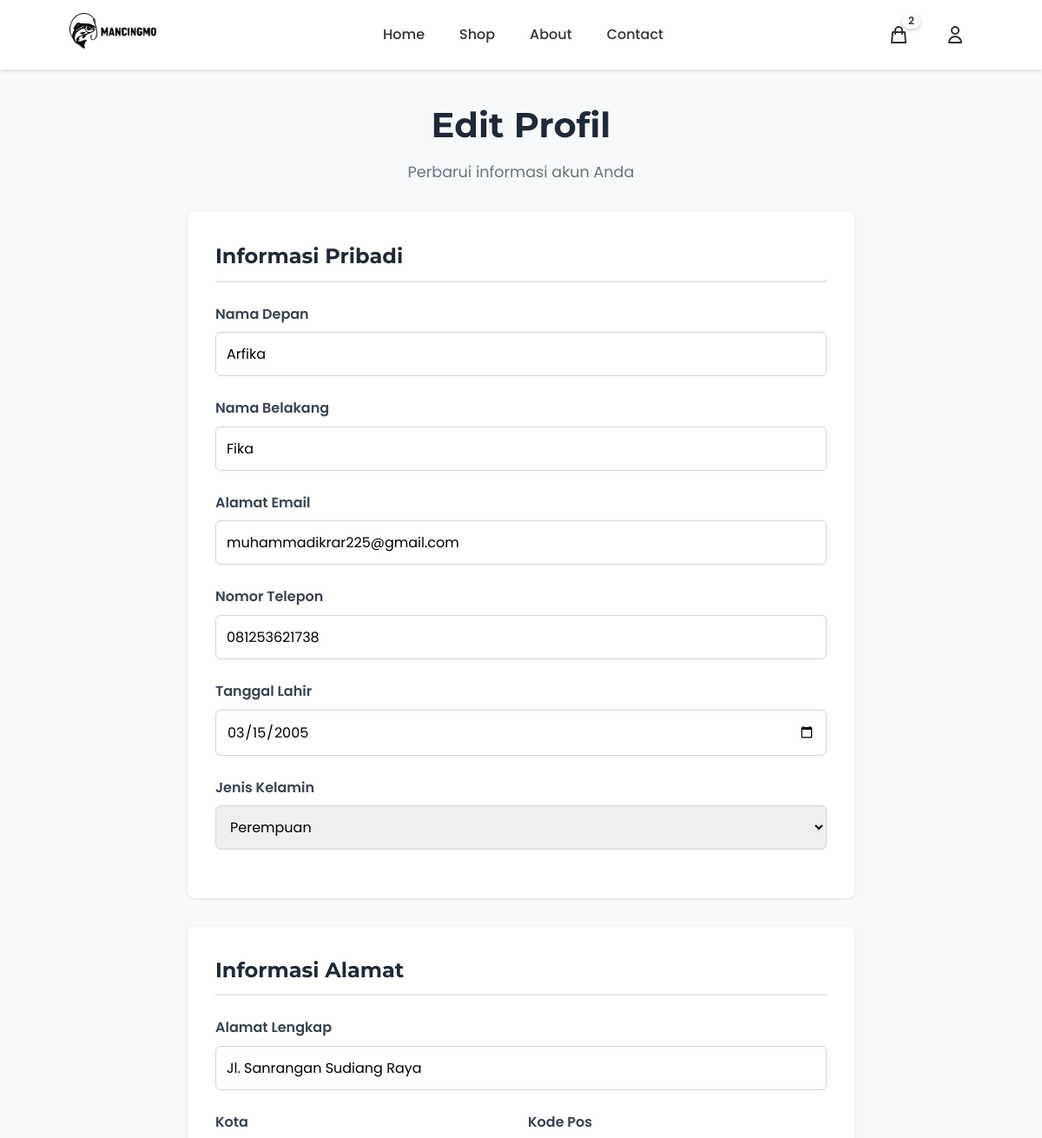
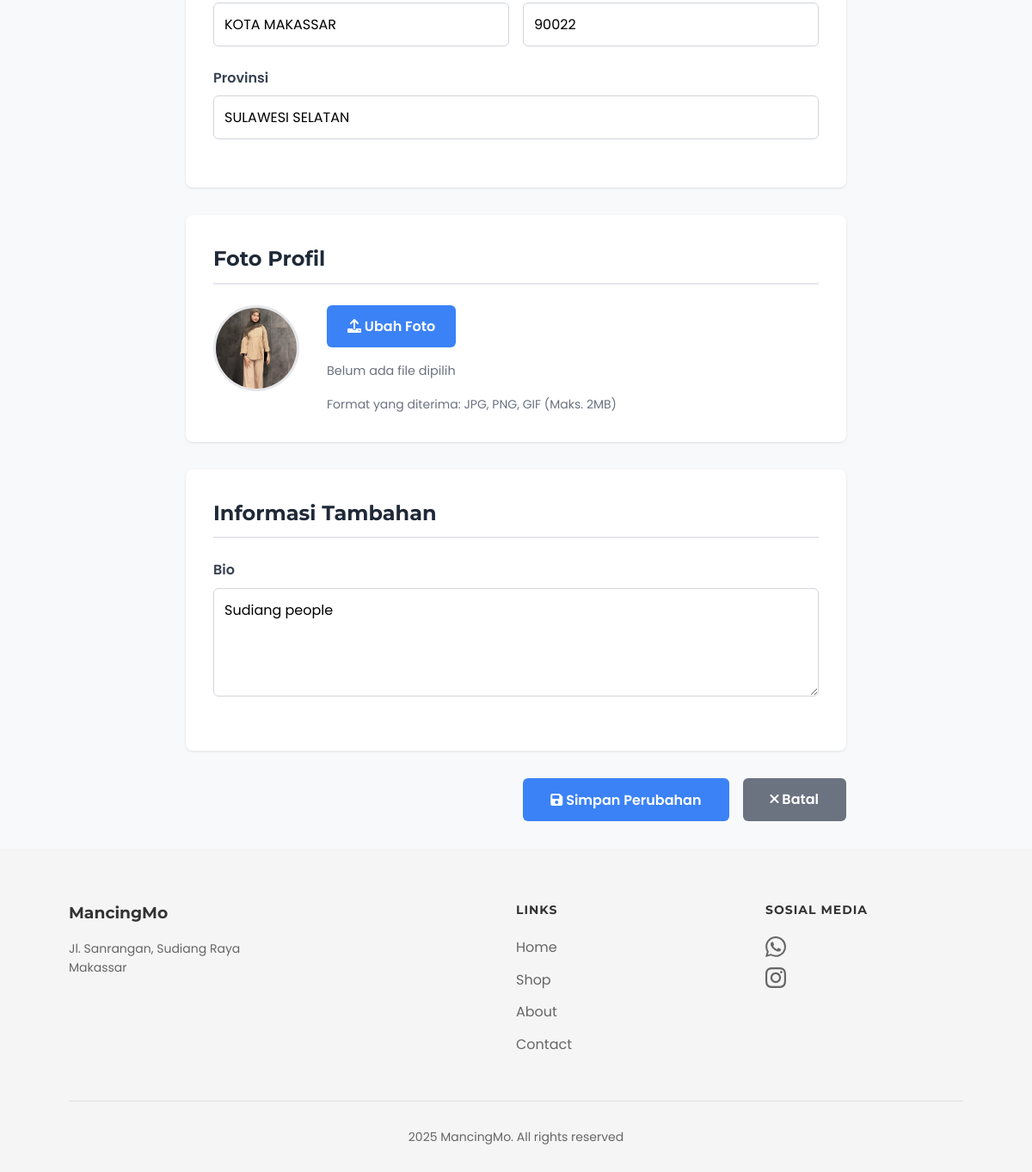
Page /profile/edit/ (signed in) on the committed database (2 pictures, top to bottom).
### products/models.py (models this page shows, shortened)
class Cart(models.Model):
    user = models.OneToOneField(User, on_delete=models.CASCADE, related_name='cart', verbose_name="Pengguna")
    created_at = models.DateTimeField(auto_now_add=True, verbose_name="Dibuat Pada")
    updated_at = models.DateTimeField(auto_now=True, verbose_name="Diperbarui Pada")
    class Meta:
        verbose_name = "Keranjang"
        verbose_name_plural = "Keranjang"
        app_label = 'products'
    @property
    def unique_items_count(self):
        return self.items.count()
    def get_unique_items_count(self):
        return self.unique_items_count

class UserProfile(models.Model):
    GENDER_CHOICES = [
        ('L', 'Laki-laki'),
        ('P', 'Perempuan'),
    ]
    user = models.OneToOneField(User, on_delete=models.CASCADE, related_name='profile', verbose_name="Pengguna")
    photo = models.ImageField(upload_to='profiles/', blank=True, null=True, verbose_name="Foto Profile")
    phone = models.CharField(max_length=20, blank=True, verbose_name="Nomor Telepon")
    whatsapp = models.CharField(max_length=20, blank=True, verbose_name="Nomor WhatsApp")
    birth_date = models.DateField(blank=True, null=True, verbose_name="Tanggal Lahir")
    gender = models.CharField(max_length=1, choices=GENDER_CHOICES, blank=True, verbose_name="Jenis Kelamin")
    address = models.TextField(blank=True, verbose_name="Alamat Lengkap")
    province = models.CharField(max_length=100, blank=True, verbose_name="Provinsi")
    city = models.CharField(max_length=100, blank=True, verbose_name="Kota/Kabupaten")
    district = models.CharField(max_length=100, blank=True, verbose_name="Kecamatan")
    postal_code = models.CharField(max_length=10, blank=True, verbose_name="Kode Pos")
    bio = models.TextField(blank=True, verbose_name="Bio/Deskripsi")
    created_at = models.DateTimeField(auto_now_add=True, verbose_name="Dibuat Pada")
    updated_at = models.DateTimeField(auto_now=True, verbose_name="Diperbarui Pada")
    class Meta:
        verbose_name = "Profile Pengguna"
        verbose_name_plural = "Profile Pengguna"
        app_label = 'products'

### products/views.py (the view, shortened to what this page needs)
# urls.py: path('profile/edit/', views.edit_profile, name='edit_profile'),
@login_required
def edit_profile(request):
    user_profile, created = UserProfile.objects.get_or_create(user=request.user)
    context = {
        'profile': user_profile,
    }
    return render(request, 'registration/edit_profile.html', context)

### templates/registration/edit_profile.html (shortened to what this page needs)
{% extends 'base.html' %}
{% load static %}
{% block content %}
<div class="profile-container">
    <div class="profile-header">
        <h1>Edit Profil</h1>
        <p>Perbarui informasi akun Anda</p>
    </div>
    <div class="profile-content">
        <form method="POST" enctype="multipart/form-data" class="profile-form">
            <div class="form-section">
                <h2>Informasi Pribadi</h2>
                <div class="form-group">
                    <label for="first_name">Nama Depan</label>
                    <input type="text" id="first_name" name="first_name" value="{{ user.first_name }}" class="form-input" required>
                </div>
                <div class="form-group">
                    <label for="last_name">Nama Belakang</label>
                    <input type="text" id="last_name" name="last_name" value="{{ user.last_name }}" class="form-input">
                </div>
                <div class="form-group">
                    <label for="email">Alamat Email</label>
                    <input type="email" id="email" name="email" value="{{ user.email }}" class="form-input" required>
                </div>
                <div class="form-group">
                    <label for="phone">Nomor Telepon</label>
                    <input type="tel" id="phone" name="phone" value="{{ profile.phone }}" class="form-input" placeholder="Contoh: 081234567890">
                </div>
                <div class="form-group">
                    <label for="birth_date">Tanggal Lahir</label>
                    <input type="date" id="birth_date" name="birth_date" value="{% if profile.birth_date %}{{ profile.birth_date|date:'Y-m-d' }}{% endif %}" class="form-input">
                </div>
                <div class="form-group">
                    <label for="gender">Jenis Kelamin</label>
                    <select id="gender" name="gender" class="form-input">
                        <option value="P" {% if profile.gender == 'P' %}selected{% endif %}>Perempuan</option>
                    </select>
                </div>
            </div>
            <div class="form-section">
                <h2>Informasi Alamat</h2>
                <div class="form-group">
                    <label for="address">Alamat Lengkap</label>
                    <input type="text" id="address" name="address" value="{{ profile.address }}" class="form-input" placeholder="Jl. Contoh No. 123">
                </div>
                <div class="form-row">
                    <div class="form-group">
                        <label for="city">Kota</label>
                        <input type="text" id="city" name="city" value="{{ profile.city }}" class="form-input" placeholder="Contoh: Makassar">
                    </div>
                    <div class="form-group">
                        <label for="postal_code">Kode Pos</label>
                        <input type="text" id="postal_code" name="postal_code" value="{{ profile.postal_code }}" class="form-input" placeholder="Contoh: 90222">
                    </div>
                </div>
                <div class="form-group">
                    <label for="province">Provinsi</label>
                    <input type="text" id="province" name="province" value="{{ profile.province }}" class="form-input" placeholder="Contoh: Sulawesi Selatan">
                </div>
            </div>
            <div class="form-section">
                <h2>Foto Profil</h2>
                <div class="profile-picture-section">
                    <div class="current-photo">
                        {% if profile.photo %}
                            <img src="{{ profile.photo.url }}" alt="Foto Profil Saat Ini" class="profile-photo">
                        {% else %}
                            <div class="default-photo">
                                <i class="fas fa-user"></i>
                            </div>
                        {% endif %}
                    </div>
                    <div class="upload-section">
                        <label class="upload-label">
                            <i class="fas fa-upload"></i> Ubah Foto
                        </label>
                        <div class="file-info">
                            <span id="file-name">Belum ada file dipilih</span>
                        </div>
                        <p class="file-requirements">Format yang diterima: JPG, PNG, GIF (Maks. 2MB)</p>
                    </div>
                </div>
            </div>
            <div class="form-section">
                <h2>Informasi Tambahan</h2>
                <div class="form-group">
                    <label for="bio">Bio</label>
                    <textarea id="bio" name="bio" class="form-input" rows="4" placeholder="Ceritakan tentang diri Anda...">{{ profile.bio }}</textarea>
                </div>
            </div>
            <div class="form-actions">
                <button type="submit" class="btn-primary">
                    <i class="fas fa-save"></i> Simpan Perubahan
                </button>
                <a href="{% url 'profile' %}" class="btn-secondary">
                    <i class="fas fa-times"></i> Batal
                </a>
            </div>
        </form>
    </div>
</div>
{% endblock %}

### templates/includes/header.html (shortened to what this page needs)
{% load static %}
<nav>
    <div class="logo">
        <a href="{% url 'home' %}">
            <img src="{% static 'image/logo mancingmo.png' %}" alt="MancingMo Logo">
        </a>
    </div>
    <ul class="nav-links">
        <li><a href="{% url 'home' %}">Home</a></li>
        <li><a href="{% url 'shop' %}">Shop</a></li>
        <li><a href="{% url 'about' %}">About</a></li>
        <li><a href="{% url 'contact' %}">Contact</a></li>
    </ul>
    <div class="nav-icons">
        <a href="{% url 'cart' %}" class="icon-link cart-icon-wrapper">
            <svg fill="none" stroke="currentColor" viewBox="0 0 24 24">
                <path stroke-linecap="round" stroke-linejoin="round" stroke-width="2" d="M16 11V7a4 4 0 00-8 0v4M5 9h14l1 12H4L5 9z"/>
            </svg>
            {% if user.is_authenticated %}
                {% if user.cart.get_unique_items_count > 0 %}
                <span class="cart-badge" id="cartBadge">{{ user.cart.get_unique_items_count }}</span>
                {% else %}
                <span class="cart-badge" id="cartBadge" style="display: none;"></span>
                {% endif %}
            {% endif %}
        </a>
        {% if user.is_authenticated %}
        <div class="user-menu">
            <button class="user-btn">
                <svg fill="none" stroke="currentColor" viewBox="0 0 24 24">
                    <path stroke-linecap="round" stroke-linejoin="round" stroke-width="2" d="M16 7a4 4 0 11-8 0 4 4 0 018 0zM12 14a7 7 0 00-7 7h14a7 7 0 00-7-7z"/>
                </svg>
            </button>
        </div>
        {% endif %}
    </div>
</nav>

### static/css/header.css (style rules this page uses)
nav { display: flex; justify-content: space-between; align-items: center; padding: 15px 80px; background: white; box-shadow: 0 2px 5px rgba(0,0,0,0.1); height: 80px; }
.logo { display: flex; align-items: center; font-weight: bold; font-size: 20px; }
.logo img { width: 100px; height: 100px; margin-right: 10px; object-fit: contain; }
.nav-links { display: flex; gap: 40px; list-style: none; }
.nav-links a { text-decoration: none; color: #333; font-weight: 500; transition: color 0.3s; }
.nav-icons { display: flex; gap: 25px; align-items: center; }
.nav-icons a { text-decoration: none; color: #333; display: flex; flex-direction: column; align-items: center; gap: 5px; }
.nav-icons a svg { width: 24px; height: 24px; color: #333; stroke: #333; }
.nav-icons a span { font-size: 12px; color: #333; line-height: 1; white-space: nowrap; }
.cart-icon-wrapper { position: relative; display: flex; align-items: center; justify-content: center; width: 40px; height: 40px; }
.cart-badge { position: absolute; top: -5px; right: -5px; background: transparent; color: white; font-size: 11px; font-weight: 600; min-width: 18px; height: 18px; border-radius: 9px; display: flex; align-items: center; justify-content: center; padding: 0 5px; box-shadow: 0 2px 4px rgba(0, 0, 0, 0.2); border: 2px solid white; z-index: 10; }
.user-menu { position: relative; }
.user-btn { display: flex; align-items: center; justify-content: center; width: 40px; height: 40px; padding: 0; background: transparent; border: none; cursor: pointer; transition: all 0.3s ease; color: #333; }
.user-btn svg { width: 24px; height: 24px; }
.icon-link { display: flex; align-items: center; justify-content: center; width: 40px; height: 40px; color: #333; transition: all 0.3s ease; }

### static/css/edit_profile.css (style rules this page uses)
.profile-container { max-width: 800px; margin: 2rem auto; padding: 0 1rem; }
.profile-header { text-align: center; margin-bottom: 2rem; }
.profile-header h1 { font-size: 2.5rem; color: #1f2937; margin-bottom: 0.5rem; }
.profile-header p { color: #6b7280; font-size: 1.1rem; }
.profile-content { width: 100%; }
.profile-form { width: 100%; }
.form-section { background: white; padding: 2rem; margin-bottom: 2rem; border-radius: 8px; box-shadow: 0 1px 3px rgba(0, 0, 0, 0.1); }
.form-section h2 { font-size: 1.5rem; color: #1f2937; margin-bottom: 1.5rem; border-bottom: 2px solid #e5e7eb; padding-bottom: 0.5rem; }
.form-group { margin-bottom: 1.5rem; }
.form-group label { display: block; margin-bottom: 0.5rem; font-weight: 600; color: #374151; }
.form-input { width: 100%; padding: 0.75rem; border: 1px solid #d1d5db; border-radius: 6px; font-size: 1rem; transition: border-color 0.2s; font-family: 'Poppins', sans-serif; }
.form-row { display: grid; grid-template-columns: 1fr 1fr; gap: 1rem; }
.profile-picture-section { display: flex; align-items: flex-start; gap: 2rem; }
.current-photo { flex-shrink: 0; }
.profile-photo { width: 100px; height: 100px; border-radius: 50%; object-fit: cover; border: 3px solid #e5e7eb; }
.upload-section { flex: 1; }
.upload-label { display: inline-block; background: #3b82f6; color: white; padding: 0.75rem 1.5rem; border-radius: 6px; cursor: pointer; font-weight: 600; transition: background-color 0.2s; font-family: 'Poppins', sans-serif; }
.file-info { margin: 1rem 0; color: #6b7280; font-size: 0.9rem; }
.file-requirements { color: #6b7280; font-size: 0.875rem; margin-top: 0.5rem; }
.form-actions { display: flex; gap: 1rem; justify-content: flex-end; margin-top: 2rem; }
.btn-primary { background: #3b82f6; color: white; padding: 0.75rem 2rem; border: none; border-radius: 6px; font-weight: 600; cursor: pointer; transition: background-color 0.2s; font-family: 'Poppins', sans-serif; font-size: 1rem; }
.btn-secondary { background: #6b7280; color: white; padding: 0.75rem 2rem; border: none; border-radius: 6px; font-weight: 600; cursor: pointer; text-decoration: none; display: inline-block; text-align: center; transition: background-color 0.2s; font-family: 'Poppins', sans-serif; font-size: 1rem; }

### templates/base.html (style rules this page uses)
* { margin: 0; padding: 0; box-sizing: border-box; }
body { font-family: 'Poppins', sans-serif; color: #333; background-color: #f8f9fa; line-height: 1.6; min-height: 100vh; display: flex; flex-direction: column; }
h1, h2, h3, h4, h5, h6 { font-family: 'Montserrat', sans-serif; }

### rows in the picture
UserProfile: phone "081253621738", birth_date "03/15/2005", gender "Perempuan", address "Jl. Sanrangan Sudiang Raya", city "KOTA MAKASSAR", postal_code "90022", province "SULAWESI SELATAN", photo (picture), bio "Sudiang people"

### other values in the picture
{{ user.cart.get_unique_items_count }} "2"
